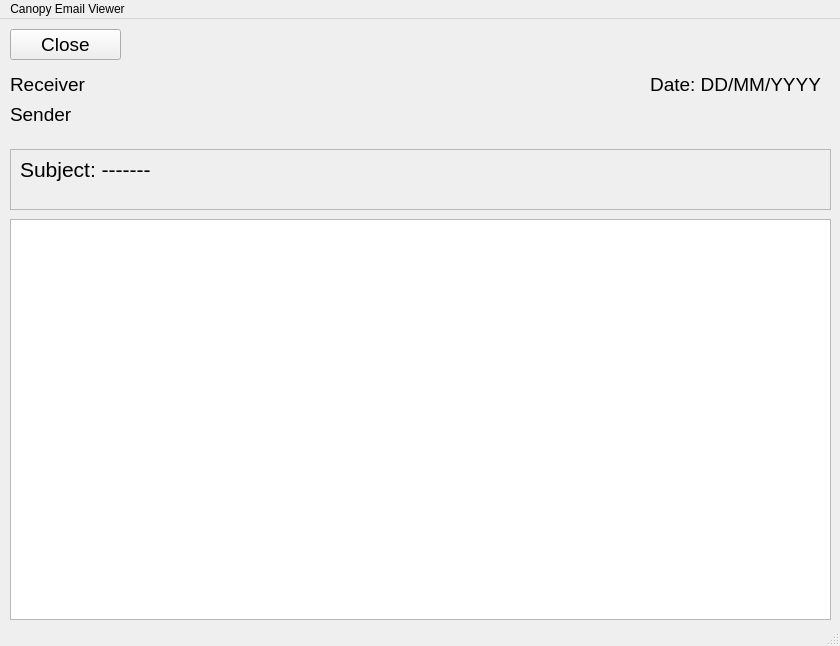
<?xml version="1.0" encoding="UTF-8"?>
<ui version="4.0">
 <class>EmailWindow</class>
 <widget class="QMainWindow" name="EmailWindow">
  <property name="geometry">
   <rect>
    <x>0</x>
    <y>0</y>
    <width>840</width>
    <height>646</height>
   </rect>
  </property>
  <property name="windowTitle">
   <string>MainWindow</string>
  </property>
  <widget class="QWidget" name="centralwidget">
   <widget class="QPushButton" name="backButton">
    <property name="geometry">
     <rect>
      <x>10</x>
      <y>10</y>
      <width>111</width>
      <height>31</height>
     </rect>
    </property>
    <property name="font">
     <font>
      <pointsize>14</pointsize>
     </font>
    </property>
    <property name="text">
     <string>Close</string>
    </property>
   </widget>
   <widget class="QLabel" name="receiverLabel">
    <property name="geometry">
     <rect>
      <x>10</x>
      <y>50</y>
      <width>531</width>
      <height>31</height>
     </rect>
    </property>
    <property name="font">
     <font>
      <pointsize>14</pointsize>
     </font>
    </property>
    <property name="text">
     <string>Receiver</string>
    </property>
   </widget>
   <widget class="QLabel" name="senderLabel">
    <property name="geometry">
     <rect>
      <x>10</x>
      <y>80</y>
      <width>541</width>
      <height>31</height>
     </rect>
    </property>
    <property name="font">
     <font>
      <pointsize>14</pointsize>
     </font>
    </property>
    <property name="text">
     <string>Sender</string>
    </property>
   </widget>
   <widget class="QLabel" name="dateLabel">
    <property name="geometry">
     <rect>
      <x>520</x>
      <y>50</y>
      <width>301</width>
      <height>31</height>
     </rect>
    </property>
    <property name="font">
     <font>
      <pointsize>14</pointsize>
     </font>
    </property>
    <property name="text">
     <string>Date: DD/MM/YYYY</string>
    </property>
    <property name="alignment">
     <set>Qt::AlignRight|Qt::AlignTrailing|Qt::AlignVCenter</set>
    </property>
   </widget>
   <widget class="QFrame" name="subjectFrame">
    <property name="geometry">
     <rect>
      <x>10</x>
      <y>130</y>
      <width>821</width>
      <height>61</height>
     </rect>
    </property>
    <property name="frameShape">
     <enum>QFrame::StyledPanel</enum>
    </property>
    <property name="frameShadow">
     <enum>QFrame::Raised</enum>
    </property>
    <widget class="QLabel" name="subjectLabel">
     <property name="geometry">
      <rect>
       <x>10</x>
       <y>0</y>
       <width>801</width>
       <height>41</height>
      </rect>
     </property>
     <property name="font">
      <font>
       <pointsize>16</pointsize>
      </font>
     </property>
     <property name="text">
      <string>Subject: -------</string>
     </property>
    </widget>
   </widget>
   <widget class="QTextBrowser" name="htmlWindow">
    <property name="geometry">
     <rect>
      <x>10</x>
      <y>200</y>
      <width>821</width>
      <height>401</height>
     </rect>
    </property>
   </widget>
  </widget>
  <widget class="QMenuBar" name="menubar">
   <property name="geometry">
    <rect>
     <x>0</x>
     <y>0</y>
     <width>840</width>
     <height>22</height>
    </rect>
   </property>
   <widget class="QMenu" name="menuEmail_Viewer">
    <property name="title">
     <string>Canopy Email Viewer</string>
    </property>
   </widget>
   <addaction name="menuEmail_Viewer"/>
  </widget>
  <widget class="QStatusBar" name="statusbar"/>
 </widget>
 <resources/>
 <connections/>
</ui>
